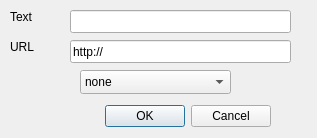
<?xml version="1.0" encoding="UTF-8"?>
<ui version="4.0">
 <class>href</class>
 <widget class="QDialog" name="href">
  <property name="geometry">
   <rect>
    <x>0</x>
    <y>0</y>
    <width>317</width>
    <height>138</height>
   </rect>
  </property>
  <property name="windowTitle">
   <string>Dialog</string>
  </property>
  <widget class="QDialogButtonBox" name="buttonBox">
   <property name="geometry">
    <rect>
     <x>80</x>
     <y>100</y>
     <width>191</width>
     <height>32</height>
    </rect>
   </property>
   <property name="orientation">
    <enum>Qt::Horizontal</enum>
   </property>
   <property name="standardButtons">
    <set>QDialogButtonBox::Cancel|QDialogButtonBox::Ok</set>
   </property>
  </widget>
  <widget class="QLineEdit" name="htext">
   <property name="geometry">
    <rect>
     <x>70</x>
     <y>10</y>
     <width>221</width>
     <height>23</height>
    </rect>
   </property>
  </widget>
  <widget class="QLineEdit" name="url">
   <property name="geometry">
    <rect>
     <x>70</x>
     <y>40</y>
     <width>221</width>
     <height>23</height>
    </rect>
   </property>
   <property name="text">
    <string>http://</string>
   </property>
  </widget>
  <widget class="QComboBox" name="htagetct">
   <property name="geometry">
    <rect>
     <x>80</x>
     <y>70</y>
     <width>151</width>
     <height>24</height>
    </rect>
   </property>
   <item>
    <property name="text">
     <string>none</string>
    </property>
   </item>
   <item>
    <property name="text">
     <string>_blank</string>
    </property>
   </item>
   <item>
    <property name="text">
     <string>_parent</string>
    </property>
   </item>
   <item>
    <property name="text">
     <string>_top</string>
    </property>
   </item>
  </widget>
  <widget class="QLabel" name="label">
   <property name="geometry">
    <rect>
     <x>10</x>
     <y>10</y>
     <width>45</width>
     <height>13</height>
    </rect>
   </property>
   <property name="text">
    <string>Text</string>
   </property>
  </widget>
  <widget class="QLabel" name="label_2">
   <property name="geometry">
    <rect>
     <x>10</x>
     <y>40</y>
     <width>45</width>
     <height>13</height>
    </rect>
   </property>
   <property name="text">
    <string>URL</string>
   </property>
  </widget>
 </widget>
 <resources/>
 <connections>
  <connection>
   <sender>buttonBox</sender>
   <signal>accepted()</signal>
   <receiver>href</receiver>
   <slot>accept()</slot>
   <hints>
    <hint type="sourcelabel">
     <x>248</x>
     <y>254</y>
    </hint>
    <hint type="destinationlabel">
     <x>157</x>
     <y>274</y>
    </hint>
   </hints>
  </connection>
  <connection>
   <sender>buttonBox</sender>
   <signal>rejected()</signal>
   <receiver>href</receiver>
   <slot>reject()</slot>
   <hints>
    <hint type="sourcelabel">
     <x>316</x>
     <y>260</y>
    </hint>
    <hint type="destinationlabel">
     <x>286</x>
     <y>274</y>
    </hint>
   </hints>
  </connection>
 </connections>
</ui>
